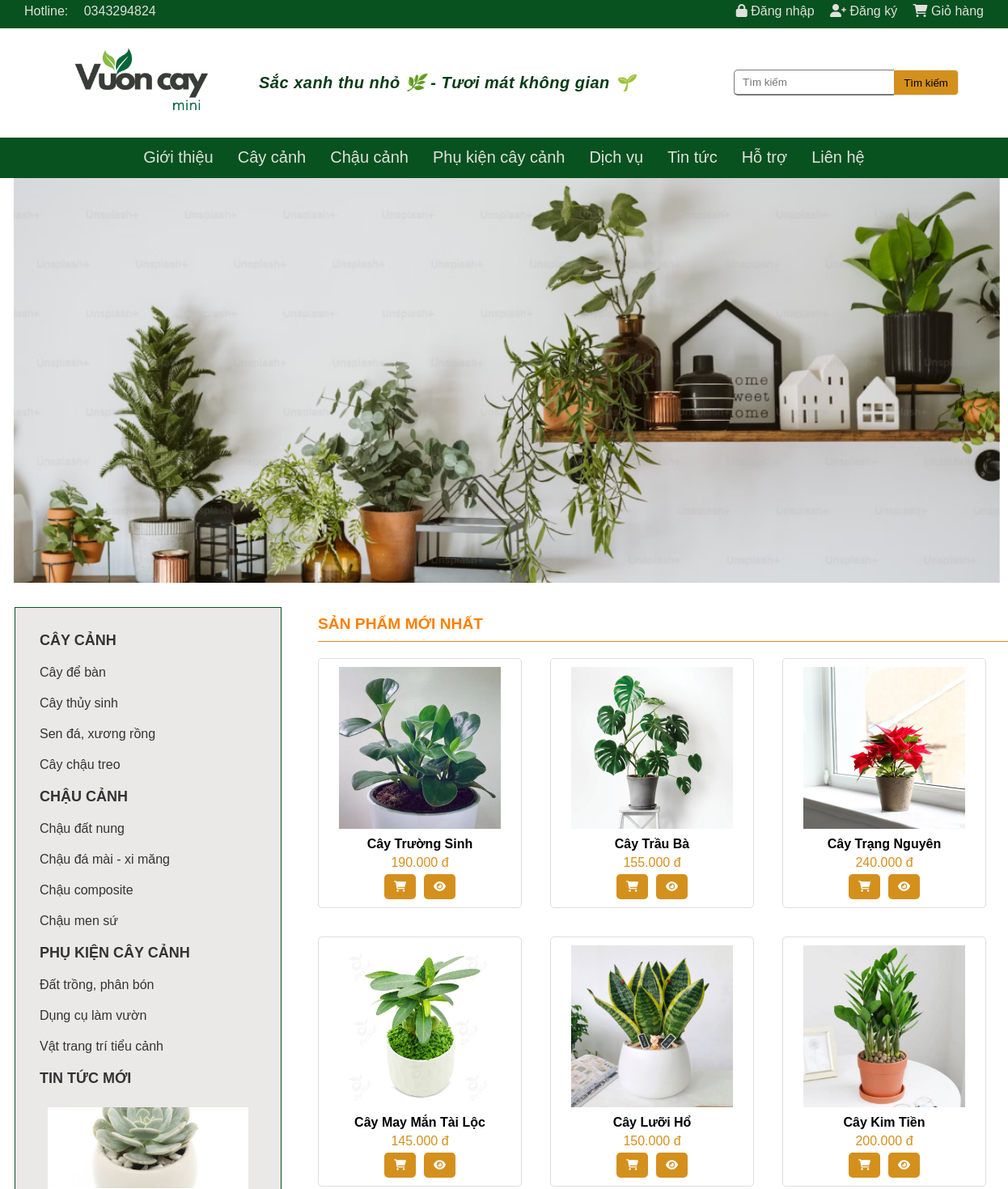
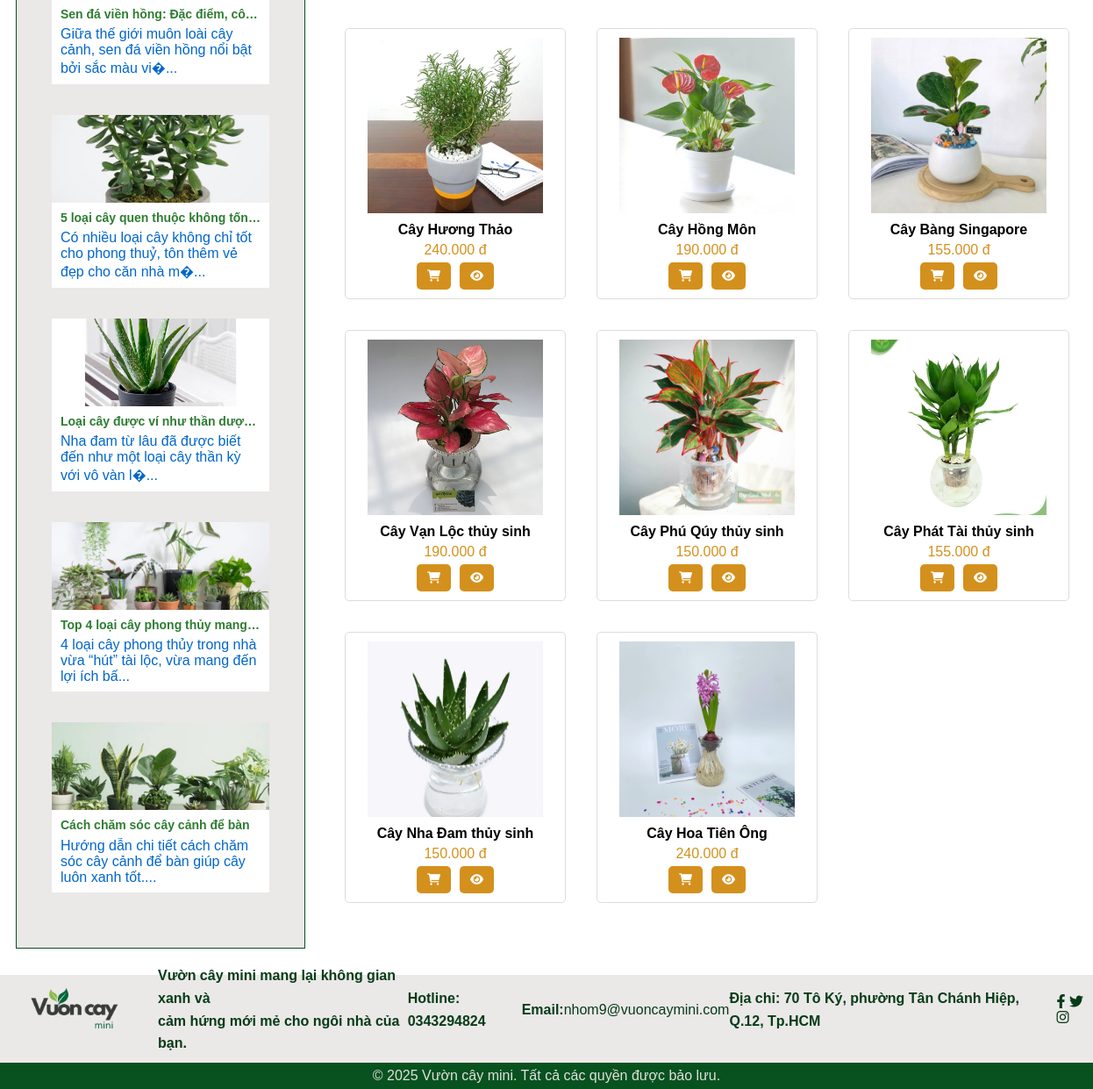
The page / on the database its author committed (2 pictures, top to bottom).
### tables this page shows
CREATE TABLE `danhmuc` (
  `MaDanhMuc` int(11) NOT NULL,
  `MaDanhMucCha` int(11) DEFAULT NULL,
  `TenDanhMuc` varchar(255) NOT NULL,
  `TieuDe` varchar(255) NOT NULL,
  `mota` text NOT NULL COMMENT 'Mô tả danh mục',
  `ThuTuSapXep` tinyint(4) DEFAULT 0,
  `TrangThai` tinyint(1) DEFAULT 1,
  `NgayTao` timestamp NOT NULL DEFAULT current_timestamp()
);

CREATE TABLE `tintuc` (
  `MaTinTuc` int(11) NOT NULL,
  `TieuDe` varchar(255) NOT NULL,
  `DuongDan` varchar(255) NOT NULL,
  `MoTaNgan` text DEFAULT NULL,
  `NoiDung` text DEFAULT NULL,
  `HinhAnh` varchar(255) DEFAULT NULL,
  `NgayDang` timestamp NOT NULL DEFAULT current_timestamp(),
  `TrangThai` tinyint(1) DEFAULT 1
);

CREATE TABLE `sanpham` (
  `MaSanPham` int(11) NOT NULL,
  `MaDanhMuc` int(11) DEFAULT NULL,
  `TenSanPham` varchar(255) NOT NULL,
  `DuongDan` varchar(255) NOT NULL,
  `Gia` decimal(10,2) NOT NULL,
  `SoLuongTon` int(11) NOT NULL DEFAULT 0,
  `MoTa` text DEFAULT NULL,
  `ChiTietSanPham` text DEFAULT NULL,
  `HinhAnh` varchar(255) DEFAULT NULL,
  `NoiBat` tinyint(1) DEFAULT 0,
  `NgayTao` timestamp NOT NULL DEFAULT current_timestamp()
);

### includes/product_section.php (the view, shortened to what this page needs)
<?php
require_once 'db_connect.php';
$stmt = $pdo->query("SELECT * FROM sanpham WHERE NoiBat = 1 LIMIT 14");
$products = $stmt->fetchAll(PDO::FETCH_ASSOC);
?>
<div class="product-section" id="featured-products">
    <div id="product-title">SẢN PHẨM MỚI NHẤT </div>
    <div class="product-container">
        <?php foreach ($products as $product): ?>
            <div class="product">
                <a href="../public/product_detail.php?id=<?php echo $product['MaSanPham']; ?>">
                    <img src="<?php echo '../'.htmlspecialchars($product['HinhAnh']); ?>" alt="<?php echo htmlspecialchars($product['TenSanPham']); ?>" />
                </a>
                <div class="product-name"><?php echo htmlspecialchars($product['TenSanPham']); ?></div>
                <div class="product-price"><?php echo number_format($product['Gia'], 0, ',', '.') . ' đ'; ?></div>
                <div class="icons">
                    <button onclick="addToCart(<?php echo $product['MaSanPham']; ?>)"><i class="fa-solid fa-cart-shopping"></i></button>
                    <button onclick="window.location.href='../public/product_detail.php?id=<?php echo $product['MaSanPham']; ?>'"><i class="fa-solid fa-eye"></i></button>
                </div>
            </div>
        <?php endforeach; ?>
    </div>
</div>

### includes/header.php (shortened to what this page needs)
<?php
require_once '../includes/db_connect.php';
$stmt = $pdo->query("SELECT * FROM danhmuc WHERE MaDanhMucCha IS NULL AND TrangThai = 1 ORDER BY ThuTuSapXep");
$parent_categories = $stmt->fetchAll(PDO::FETCH_ASSOC);
$category_map = [];
foreach ($parent_categories as $category) {
    $category_map[$category['TenDanhMuc']] = $category['MaDanhMuc'];
}
?>
<!DOCTYPE html>
<html lang="vi">
<head>
    <link rel="stylesheet" href="https://cdnjs.cloudflare.com/ajax/libs/font-awesome/6.0.0/css/all.min.css" />
    <link rel="stylesheet" href="../css/public.css" />
</head>
<body>
<div id="top-header">
    Hotline: <a href="tel:0343294824">0343294824</a>
    <div class="taikhoan">
        <?php if (isset($_SESSION['user_id'])): ?>
            <?php echo htmlspecialchars($_SESSION['hoten'] ?? ''); ?>
            <a href="../public/order_history.php"><i class="fa-solid fa-truck"></i> Lịch sử mua hàng</a>
            <a href="../public/cart.php#cart-section"><i class="fa-solid fa-cart-shopping"></i> Giỏ hàng</a>
            <a href="../public/logout.php"><i class="fa-solid fa-sign-out-alt"></i> Đăng xuất</a>
        <?php else: ?>
            <a href="../public/login.php#auth-section"><i class="fa-solid fa-lock"></i> Đăng nhập</a>
            <a href="../public/register.php#auth-section"><i class="fa-solid fa-user-plus"></i> Đăng ký</a>
            <a href="../public/cart.php#cart-section"><i class="fa-solid fa-cart-shopping"></i> Giỏ hàng</a>
        <?php endif; ?>
    </div>
</div>
<header>
    <div class="logo">
        <a href="../public/index.php">
            <img src="../img_tree/logo.png" alt="Vườn cây mini" />
        </a>
        <p><em>Sắc xanh thu nhỏ 🌿 - Tươi mát không gian 🌱</em></p>
    </div>
    <div class="search">
        <form id="searchForm" onsubmit="return checkSearch()">
            <input type="text" id="searchBox" placeholder="Tìm kiếm" onfocus="clearSearchBox()" onblur="resetSearchBox()" />
            <input type="submit" value="Tìm kiếm" />
        </form>
    </div>
</header>
<div id="menu">
    <ul>
        <li><a href="../section/about.php#about-section">Giới thiệu</a></li>
        <li><a href="../public/category.php?category_id=<?php echo $category_map['Cây cảnh']; ?>">Cây cảnh</a></li>
        <li><a href="../public/category.php?category_id=<?php echo $category_map['Chậu cảnh']; ?>">Chậu cảnh</a></li>
        <li><a href="../public/category.php?category_id=<?php echo $category_map['Phụ kiện cây cảnh']; ?>">Phụ kiện cây cảnh</a></li>
        <li><a href="../section/services.php#services-section">Dịch vụ</a></li>
        <li><a href="../section/blog.php#blog-section" class="<?php echo $current_page == 'blog.php' || $current_page == 'post_detail.php' ? 'active' : ''; ?>">Tin tức</a></li>
        <li><a href="../section/support.php#support-section">Hỗ trợ</a></li>
        <li><a href="../section/contact.php#contact-section">Liên hệ</a></li>
    </ul>
</div>
<div id="banner">
    <img src="../img_tree/anhlogo.png" alt="">
</div>
</body>
</html>

### public/index.php (shortened to what this page needs)
<?php
require_once '../includes/header.php';
?>
<div id="content">
    <div id="search">
        <?php require_once '../includes/sidebar.php'; ?>
    </div>
    <?php require_once '../includes/product_section.php'; ?>
</div>
<?php
require_once '../includes/footer.php';
?>

### includes/sidebar.php
<div class="sidebar">
    <ul class="category">
        <?php
        require_once 'db_connect.php';
        $stmt = $pdo->query("SELECT * FROM danhmuc WHERE MaDanhMucCha IS NULL AND TrangThai = 1 ORDER BY ThuTuSapXep");
        $parent_categories = $stmt->fetchAll(PDO::FETCH_ASSOC);
        foreach ($parent_categories as $parent) {
            echo '<li>';
            echo '<span class="category-parent">' . htmlspecialchars($parent['TenDanhMuc']) . '</span>';
            echo '<ul class="subcategory">';
            $stmt = $pdo->prepare("SELECT * FROM danhmuc WHERE MaDanhMucCha = ? AND TrangThai = 1 ORDER BY ThuTuSapXep");
            $stmt->execute([$parent['MaDanhMuc']]);
            $sub_categories = $stmt->fetchAll(PDO::FETCH_ASSOC);
            foreach ($sub_categories as $sub) {
                $activeClass = (isset($_GET['category_id']) && $_GET['category_id'] == $sub['MaDanhMuc']) ? 'active' : '';
                echo '<li><a href="../public/category.php?category_id=' . $sub['MaDanhMuc'] . '" class="category-child ' . $activeClass . '">' . htmlspecialchars($sub['TenDanhMuc']) . '</a></li>';
            }
            echo '</ul></li>';
        }
        ?>
    </ul>
    <ul class="category">
        <li>
            <span class="category-parent">Tin Tức Mới</span>
            <ul class="subcategory news-list">
                <?php
                $stmt = $pdo->prepare("SELECT MaTinTuc, TieuDe, NgayDang, HinhAnh, MoTaNgan FROM tintuc WHERE TrangThai = ? ORDER BY NgayDang DESC LIMIT 5");
                $stmt->execute([1]);
                $news = $stmt->fetchAll(PDO::FETCH_ASSOC);
                $first = true;
                foreach ($news as $item) {
                    $activeClass = $first ? 'active' : '';
                    $first = false;
                    ?>
                    <li class="carousel-item <?php echo $activeClass; ?>">
                        <a href="../section/blog_detail.php?id=<?php echo $item['MaTinTuc']; ?>">
                            <img src="../<?php echo htmlspecialchars($item['HinhAnh']); ?>" class="d-block w-100" alt="<?php echo htmlspecialchars($item['TieuDe']); ?>">
                            <div class="carousel-caption d-none d-md-block">
                                <h5><?php echo htmlspecialchars($item['TieuDe']); ?></h5>
                                <p><?php echo isset($item['MoTaNgan']) ? htmlspecialchars(substr($item['MoTaNgan'], 0, 100)) . '...' : ''; ?></p>
                            </div>
                        </a>
                    </li>
                    <?php
                }
                ?>
            </ul>
        </li>
    </ul>
</div>

### includes/footer.php (shortened to what this page needs)
<footer class="footer">
    <div class="vuoncaymini-info">
        <img src="../img_tree/logo.png" alt="vườn cây mini">
        <p>
            Vườn cây mini mang lại không gian xanh và <br>
            cảm hứng mới mẻ cho ngôi nhà của bạn.
        </p>
        <p>
            <strong>Hotline:</strong> <a href="tel:0343294824">0343294824</a></p><br>
            <strong>Email:</strong> <a href="mailto:nhom9@vuoncaymini.com">nhom9@vuoncaymini.com</a>
        </p><br>
        <p>
            <strong>Địa chỉ:</strong> 70 Tô Ký, phường Tân Chánh Hiệp, Q.12, Tp.HCM
        </p> <br>
        <div class="social-icons">
            <a href="#"><i class="fab fa-facebook-f"></i></a>
            <a href="#"><i class="fab fa-twitter"></i></a>
            <a href="#"><i class="fab fa-instagram"></i></a>
        </div>
    </div>
</footer>
<div class="bottom-footer">
    <p>© 2025 Vườn cây mini. Tất cả các quyền được bảo lưu.</p>
</div>
</body>
</html>

### rows shown on the page
danhmuc: TenDanhMuc "CÂY CẢNH"
danhmuc: TenDanhMuc "Cây để bàn"
danhmuc: TenDanhMuc "Cây thủy sinh"
danhmuc: TenDanhMuc "Sen đá, xương rồng"
danhmuc: TenDanhMuc "Cây chậu treo"
danhmuc: TenDanhMuc "CHẬU CẢNH"
danhmuc: TenDanhMuc "Chậu đất nung"
danhmuc: TenDanhMuc "Chậu đá mài - xi măng"
danhmuc: TenDanhMuc "Chậu composite"
danhmuc: TenDanhMuc "Chậu men sứ"
danhmuc: TenDanhMuc "PHỤ KIỆN CÂY CẢNH"
danhmuc: TenDanhMuc "Đất trồng, phân bón"
danhmuc: TenDanhMuc "Dụng cụ làm vườn"
danhmuc: TenDanhMuc "Vật trang trí tiểu cảnh"
tintuc: HinhAnh (picture), TieuDe "Sen đá viền hồng: Đặc điểm, cô…", MoTaNgan "Giữa thế giới muôn loài cây cảnh, sen đá viền hồng nổi bật bởi sắc màu vi�"
tintuc: HinhAnh (picture), TieuDe "5 loại cây quen thuộc không tốn…", MoTaNgan "Có nhiều loại cây không chỉ tốt cho phong thuỷ, tôn thêm vẻ đẹp cho căn nhà m�"
tintuc: HinhAnh (picture), TieuDe "Loại cây được ví như thần dượ…", MoTaNgan "Nha đam từ lâu đã được biết đến như một loại cây thần kỳ với vô vàn l�"
tintuc: HinhAnh (picture), TieuDe "Top 4 loại cây phong thủy mang…", MoTaNgan "4 loại cây phong thủy trong nhà vừa “hút” tài lộc, vừa mang đến lợi ích bấ"
tintuc: HinhAnh (picture), TieuDe "Cách chăm sóc cây cảnh để bàn", MoTaNgan "Hướng dẫn chi tiết cách chăm sóc cây cảnh để bàn giúp cây luôn xanh tốt."
sanpham: HinhAnh (picture), TenSanPham "Cây Trường Sinh", Gia "190.000"
sanpham: HinhAnh (picture), TenSanPham "Cây Trầu Bà", Gia "155.000"
sanpham: HinhAnh (picture), TenSanPham "Cây Trạng Nguyên", Gia "240.000"
sanpham: HinhAnh (picture), TenSanPham "Cây May Mắn Tài Lộc", Gia "145.000"
sanpham: HinhAnh (picture), TenSanPham "Cây Lưỡi Hổ", Gia "150.000"
sanpham: HinhAnh (picture), TenSanPham "Cây Kim Tiền", Gia "200.000"
sanpham: HinhAnh (picture), TenSanPham "Cây Hương Thảo", Gia "240.000"
sanpham: HinhAnh (picture), TenSanPham "Cây Hồng Môn", Gia "190.000"
sanpham: HinhAnh (picture), TenSanPham "Cây Bàng Singapore", Gia "155.000"
sanpham: HinhAnh (picture), TenSanPham "Cây Vạn Lộc thủy sinh", Gia "190.000"
sanpham: HinhAnh (picture), TenSanPham "Cây Phú Qúy thủy sinh", Gia "150.000"
sanpham: HinhAnh (picture), TenSanPham "Cây Phát Tài thủy sinh", Gia "155.000"
sanpham: HinhAnh (picture), TenSanPham "Cây Nha Đam thủy sinh", Gia "150.000"
sanpham: HinhAnh (picture), TenSanPham "Cây Hoa Tiên Ông", Gia "240.000"
